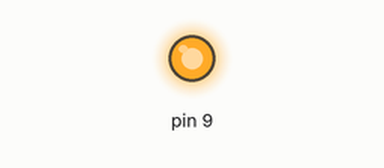
Simulated run of this sketch. Board: Arduino Uno, built with avr-gcc and run on an emulated ATmega328P. Shown: output pins drawn as LEDs (lit = HIGH).

Above: at 0.1 s.
Timing chart, 0 to 1.6 s (numbered marks = the images above):
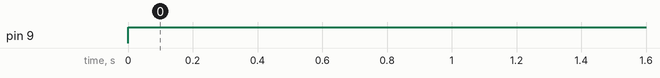

The sketch:

ESP_SERVO.ino
```cpp
int pos = 0;    // biến pos dùng để lưu tọa độ các Servo

void setup()
{
 pinMode(9, OUTPUT);
}


void loop()
{                            // mỗi bước của vòng lặp tăng 1 độ
    digitalWrite(9, 500);;              // xuất tọa độ ra cho servo
    delay(15);                       // đợi 15 ms cho servo quay đến góc đó rồi tới bước tiếp theo
}
```

Measured:
- by itself, pin 9: LOW → HIGH at 0.00 s
